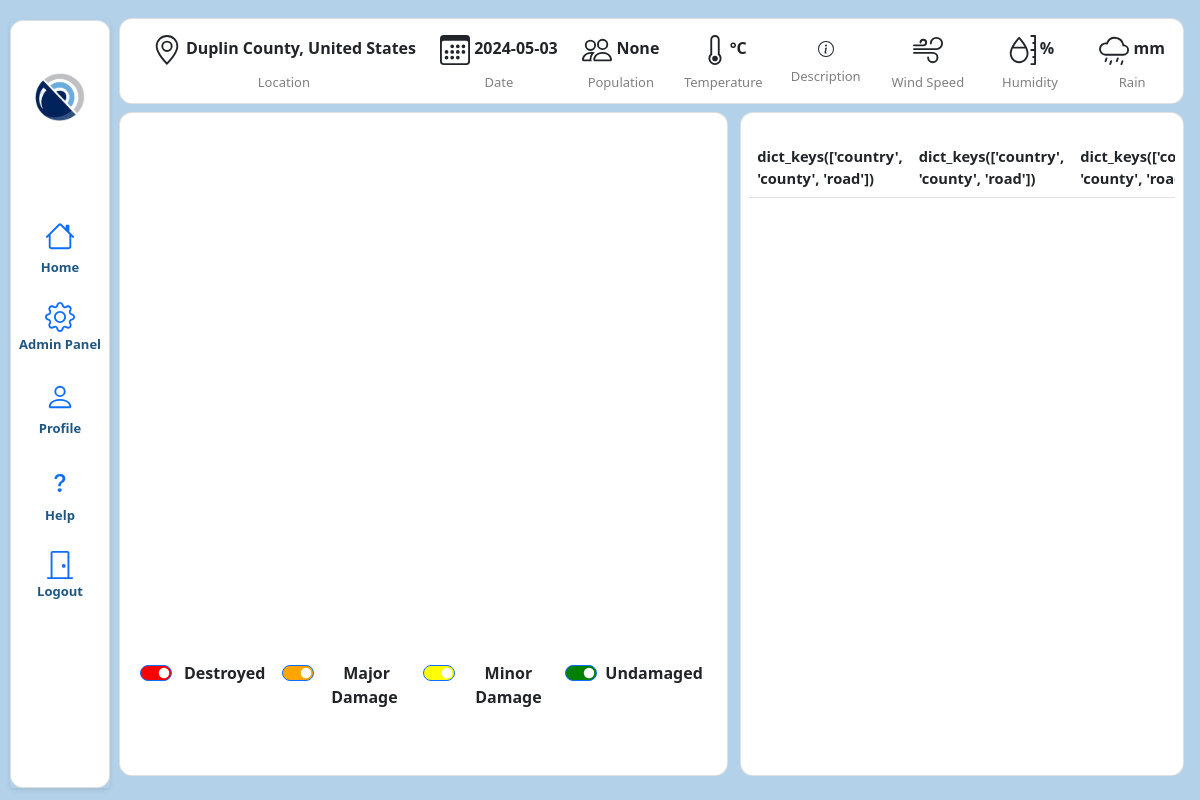
/map/2/ (signed in), run on the app's committed database.
### app/models.py (models this page shows, shortened)
class InferenceModel(models.Model):
    user = models.ForeignKey(CustomUser, on_delete=models.CASCADE)
    disaster_date = models.DateField(null=False)
    disaster_city = models.CharField(max_length=100, null=False)
    disaster_state = models.CharField(max_length=100, null=False)
    disaster_country = models.CharField(max_length=100, null=False)
    disaster_type = models.CharField(max_length=50, null=False)
    disaster_description = models.TextField(max_length=300, null=False)
    disaster_comments = models.TextField(max_length=300, null=False)
    tif_middle_latitude = models.FloatField(null=False)
    tif_middle_longitude = models.FloatField(null=False)
    pre_tif_path = models.CharField(max_length=300, null=False)
    post_tif_path = models.CharField(max_length=300, null=False)
    results = models.JSONField(default=dict, null=False)
    created_at = models.DateTimeField(auto_now_add=True)
    updated_at = models.DateTimeField(auto_now=True)

### app/views.py (the view)
# urls.py: path('map/<int:inference_id>/', views.map_with_id, name="map_with_id"),
@login_required(login_url="login/")
def map_with_id(request, inference_id):
    inference_model = InferenceModel.objects.filter(user=request.user, id=inference_id).last()
    if not inference_model:
        return HttpResponse("Inference model not found", status=404)
    else:
        results = json.loads(inference_model.results)
        classes = ["green", "yellow", "orange", "red"]
        classes_count = [len(results[cls]) for cls in classes]
        print(f"Classes count: {classes_count}")
        address_components = None
        if sum(classes_count) > 0:
            address_components = [
                results[color][0]["address"].keys()
                for color in results.keys()
                if len(results[color]) > 0]
        print(f"address cmponents: {address_components}")
        weather = request.session.get('weather')
        population = request.session.get('population')
        return render(request, 'app/map.html', {"context":{
            'disaster_date': inference_model.disaster_date.strftime('%Y-%m-%d') if inference_model and inference_model.disaster_date else None,
            'disaster_city': inference_model.disaster_city if inference_model else None,
            'disaster_state': inference_model.disaster_state if inference_model else None,
            'disaster_country': inference_model.disaster_country if inference_model else None,
            'disaster_type': inference_model.disaster_type if inference_model else None,
            'disaster_description': inference_model.disaster_description if inference_model else None,
            'tif_middle_latitude': inference_model.tif_middle_latitude if inference_model else None,
            'tif_middle_longitude': inference_model.tif_middle_longitude if inference_model else None,
            'results': json.loads(inference_model.results) if inference_model else None,
            "address_components": address_components,
            'weather': weather,
            'population': population,
        }})

### app/templates/app/map.html (shortened to what this page needs)
{% extends 'index.html' %}
{% load static %}
{% block body %}
<link href="{% static '/styles/map.css' %}" rel="stylesheet" />
<link href="{% static '/styles/dashboard.css' %}" rel="stylesheet" />
<link rel="stylesheet" href="https://unpkg.com/leaflet/dist/leaflet.css" />
<div id="map-page" class="container-fluid">
    <div class="row main-row">
        {% include 'app/navbar2.html' %}
        <div class="col-md-11 mt-1" style='margin-left:9%'>
            <div class="container-fluid ps-0 pe-0">
                <div class="row">
                    <div class='card w-100'>
                        <div class='row mb-1'>
                                <div id="cityinfo" class="col-12 rounded" >
                                        <div class="row ms-2 text-center ">
                                            <div class="col mt-3 " >
                                                <div style="white-space: nowrap;">
                                                    {% if context.disaster_city %}
                                                    {{ context.disaster_city }},
                                                    {% else %}
                                                    {{ context.disaster_state }},
                                                    {% endif %}
                                                    {{ context.disaster_country }}</div>
                                                 <h5 class='titleFooter'> Location<h5>
                                            </div>
                                            <div class="col mt-3 " >
                                                <div style="white-space: nowrap;">
                                                {{ context.disaster_date }}</div>
                                                <h5 class='titleFooter'> Date<h5>
                                            </div>
                                            <div class="col mt-3 " >
                                                <div style="white-space: nowrap;">
                                                    {% if context.population != -1 %}
                                                        {{ context.population }}
                                                    {% endif %} </div>
                                                <h5 class='titleFooter'> Population<h5>
                                            </div>
                                            <div class="col mt-3 " >
                                                <div style="white-space: nowrap;">
                                                {{context.weather.temperature}}°C</div>
                                                <h5 class='titleFooter'>Temperature<h5>
                                            </div>
                                            <div class="col mt-3 " >
                                                <div style="white-space: nowrap;">
                                                       {{context.weather.description}}</div>
                                                <h5 class='titleFooter'>Description<h5>
                                            </div>
                                            <div class="col mt-3 " >
                                                <div style="white-space: nowrap;">
                                                 {{context.weather.wind}}</div>
                                                <h5 class='titleFooter'>Wind Speed<h5>
                                            </div>
                                            <div class="col mt-3 " >
                                                <div style="white-space: nowrap;">
                                                    {{context.weather.humidity}}%
                                                </div>
                                                <h5 class='titleFooter'>Humidity<h5>
                                            </div>
                                            <div class="col mt-3 " >
                                                <div style="white-space: nowrap;">
                                                {{context.weather.rain}} mm</div>
                                                <h5 class='titleFooter'>Rain<h5>
                                            </div>
                                        </div>
                                </div>
                            </div>
                    </div>
                    <div class="col-md-7 ps-0 mt-2">
                        <div class="card "style="height: 83vh">
                            <div class="card-body">
                                <div id="map-container" >
                                    <div id="map" ></div>
                                </div>
                                <div id="toggler" class="mt-3 px-3 py-1 text-center" style="font-size: medium;">
                                    <div class="row">
                                        <div class="col-3 form-check form-switch">
                                            <input type="checkbox" id="redToggle" checked onclick="toggle('red')" class="form-check-input" style='background-color:red'>
                                            <label for="redToggle" class="form-check-label">Destroyed</label>
                                        </div>
                                        <div class="col-3 form-check form-switch">
                                            <input type="checkbox" id="orangeToggle" checked onclick="toggle('orange')" class="form-check-input" style='background-color:orange'>
                                            <label for="orangeToggle" class="form-check-label">Major Damage <label>
                                        </div>
                                        <div class="col-3 form-check form-switch">
                                            <input type="checkbox" id="yellowToggle" checked onclick="toggle('yellow')" class="form-check-input" style='background-color:yellow'>
                                            <label for="yellowToggle" class="form-check-label">Minor Damage </label>
                                        </div>
                                        <div class="col-3 form-check form-switch">
                                            <input type="checkbox" id="greenToggle" checked onclick="toggle('green')" class="form-check-input" style='background-color:green'>
                                            <label for="greenToggle" class="form-check-label">Undamaged </label>
                                        </div>
                                    </div>
                                </div>
                            </div>
                        </div>
                    </div>
                    <div class="col-md-5 px-0 mt-2 ">
                        <div class='card p-2' style="height: 83vh; overflow-y: auto; overflow-x: auto;">
                            <div id="table" class="my-3 ">
                                <div class="table-responsive">
                                    <table class="table table-striped">
                                        <thead>
                                            <tr>
                                                {% for component in context.address_components %}
                                                <th>{{ component }}</th>
                                                {% endfor %}
                                            </tr>
                                        </thead>
                                    </table>
                                </div>
                            </div>
                        </div>
                    </div>
                </div>
    </div>
</div>
{% endblock body %}

### static/styles/main.css (style rules this page uses)
:root { --black: #000000; --gray-600: #afb6c4; --zinc-400: #B9B9B9; --neutral-300: #D3D3D3; --neutral-200: #E3E3E3; --zinc-100: #F4F4F4; --red-500: #FF3333; --white: #FFFFFF; --lovely-blue-lighter:#b3d2ea; --lovely-blue:#6AACDE; --lovely-blue-deeper:#1f5782; --light-black: #1b1c1d; --green: #6ab04c; --yellow: #f9ca24; --orange: #f0932b; --red: #eb4d4b ; }
body { padding: 0; margin: 0; }
.main-row { background-color: var(--lovely-blue-lighter); height:100vh; padding:1.2%; padding-right:2%; }
.card { border-radius: 13px !important; }

### static/styles/map.css (style rules this page uses)
#map { min-height: 512px; width: 100%; }

### static/styles/dashboard.css (style rules this page uses)
.mt-3, .mt-2 { font-size: medium; font-weight:600; }
.titleFooter { font-size: small; color:gray; margin-top: 10px; }
.table { font-size: 11pt; }
.form-check-label { overflow-wrap: break-word !important; }

### data on the page
InferenceModel: disaster_state "Duplin County", disaster_country "United States"

### other printed values
{{ context.disaster_date }} "2024-05-03"
{{ context.population }} "None"
{{ component }} "dict_keys(['country', 'county', 'road'])" "dict_keys(['country', 'county', 'road'])"
